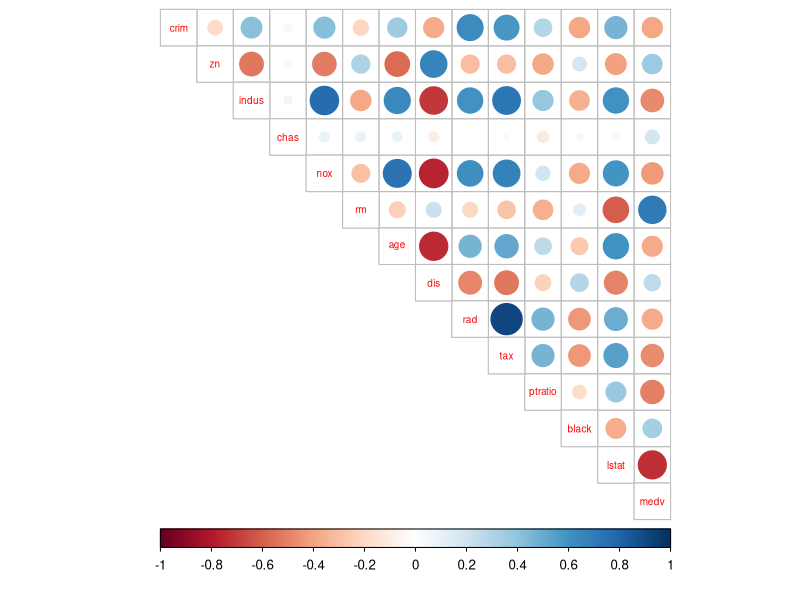
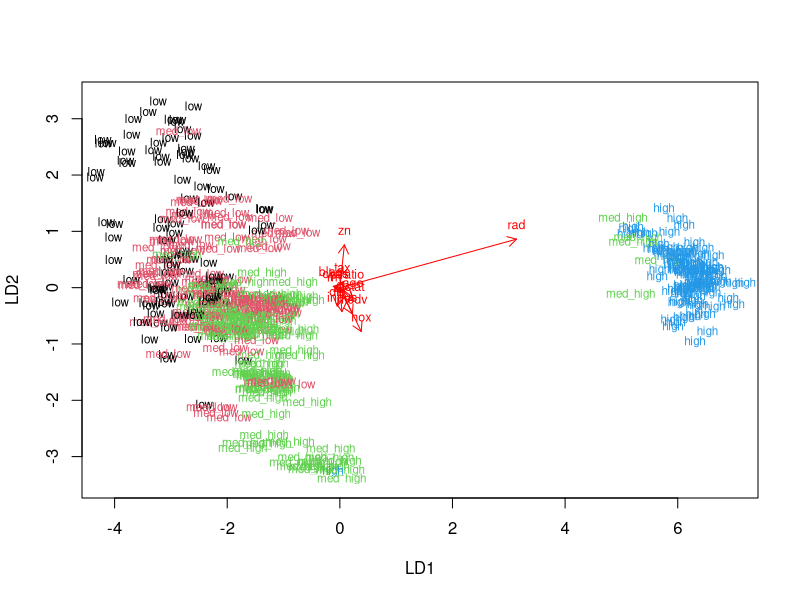
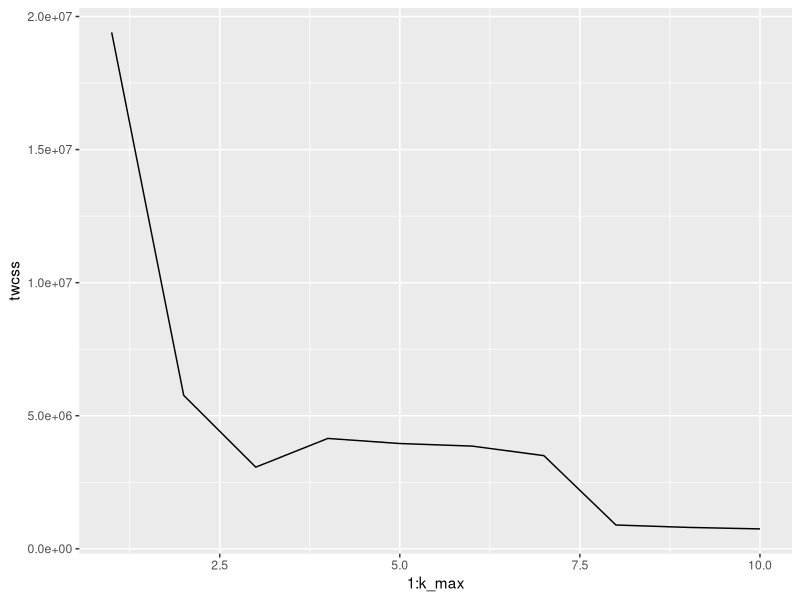
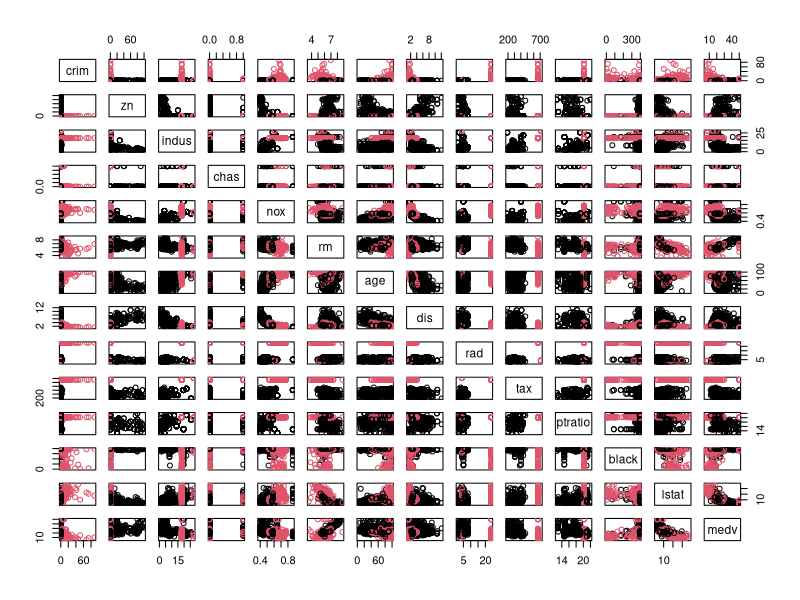

R code for these plots, in order:
## ---- chunk 1
knitr::opts_chunk$set(echo = TRUE)
## ---- chunk 2
#exploration of Boston data
library(MASS)
data(Boston)
str(Boston)
dim(Boston)
## ---- chunk 3
#Access corrplot and dplyr libraries
library(corrplot)
library(dplyr)

#create correlation matrix plots and a data summary
cor_matrix <- cor(Boston) %>% round(digits = 2)
corrplot(cor_matrix, method="circle", type = "upper", cl.pos = "b", tl.pos = "d", tl.cex = 0.6)
summary(Boston)
## ---- chunk 4
# center and standardize variables
boston_scaled <- scale(Boston)

# summar scaled variables
summary(boston_scaled)

# check class of the boston_scaled 
class(boston_scaled)

# change class to data frame
boston_scaled <- as.data.frame(boston_scaled)
## ---- chunk 5
# create a quantile vector of of scaled crim (crime) and print it
crim_quantile <- quantile(boston_scaled$crim)
crim_quantile

# create a categorical variable 'crime' and label categories from low to high
crime <- cut(boston_scaled$crim, breaks = crim_quantile, include.lowest = TRUE, label = c("low", "med_low", "med_high", "high"))

# remove original crim from dataset
boston_scaled <- dplyr::select(boston_scaled, -crim)

# add  new categorical variable crime to scaled data
boston_scaled <- data.frame(boston_scaled, crime)

# call 'n' the number of rows in the Boston dataset 
n <- nrow(boston_scaled)

# choose randomly 80% of the rows
ind <- sample(n,  size = n * 0.8)

# create train set
train <- boston_scaled[ind,]

# create test set 
test <- boston_scaled[-ind,]

## ---- chunk 6
# linear discriminant analysis (lda)
lda.fit <- lda(crime ~ ., data = train)

# print lda.fit 
lda.fit

# the function for lda biplot arrows
lda.arrows <- function(x, myscale = 1, arrow_heads = 0.1, color = "red", tex = 0.75, choices = c(1,2)){
  heads <- coef(x)
  arrows(x0 = 0, y0 = 0, 
         x1 = myscale * heads[,choices[1]], 
         y1 = myscale * heads[,choices[2]], col=color, length = arrow_heads)
  text(myscale * heads[,choices], labels = row.names(heads), 
       cex = tex, col=color, pos=3)
}

# target classes as numeric
classes <- as.numeric(train$crime)

# plot the lda results
plot(lda.fit, dimen = 2, col = classes, pch = classes)
lda.arrows(lda.fit, myscale = 1)
## ---- chunk 7
# save the correct crime classes from test data
correct_classes <- test$crime

# remove the crime variable from test data
test <- dplyr::select(test, -crime)

# predict classes with test data
lda.pred <- predict(lda.fit, newdata = test)

# cross tabulate the results
table(correct = correct_classes, predicted = lda.pred$class)
## ---- chunk 8
#Reload Boston dataset (is opening library necessary??  )
library(MASS)
data(Boston)

# center and standardize variables
boston_scaled <- scale(Boston)

# euclidean distance matrix
dist_eu <- dist(Boston)

# look at the summary of the distances
summary(dist_eu)
## ---- chunk 9
# k-means clustering
km <-kmeans(Boston, centers = 3)

library(ggplot2)
set.seed(123)

# determine the maximum number of clusters
k_max <- 10

# calculate the total within sum of squares
twcss <- sapply(1:k_max, function(k){kmeans(Boston, k)$tot.withinss})

# visualize the results
qplot(x = 1:k_max, y = twcss, geom = 'line')

# k-means clustering
km <-kmeans(Boston, centers = 2)

# plot the Boston dataset with clusters
pairs(Boston, col = km$cluster)
